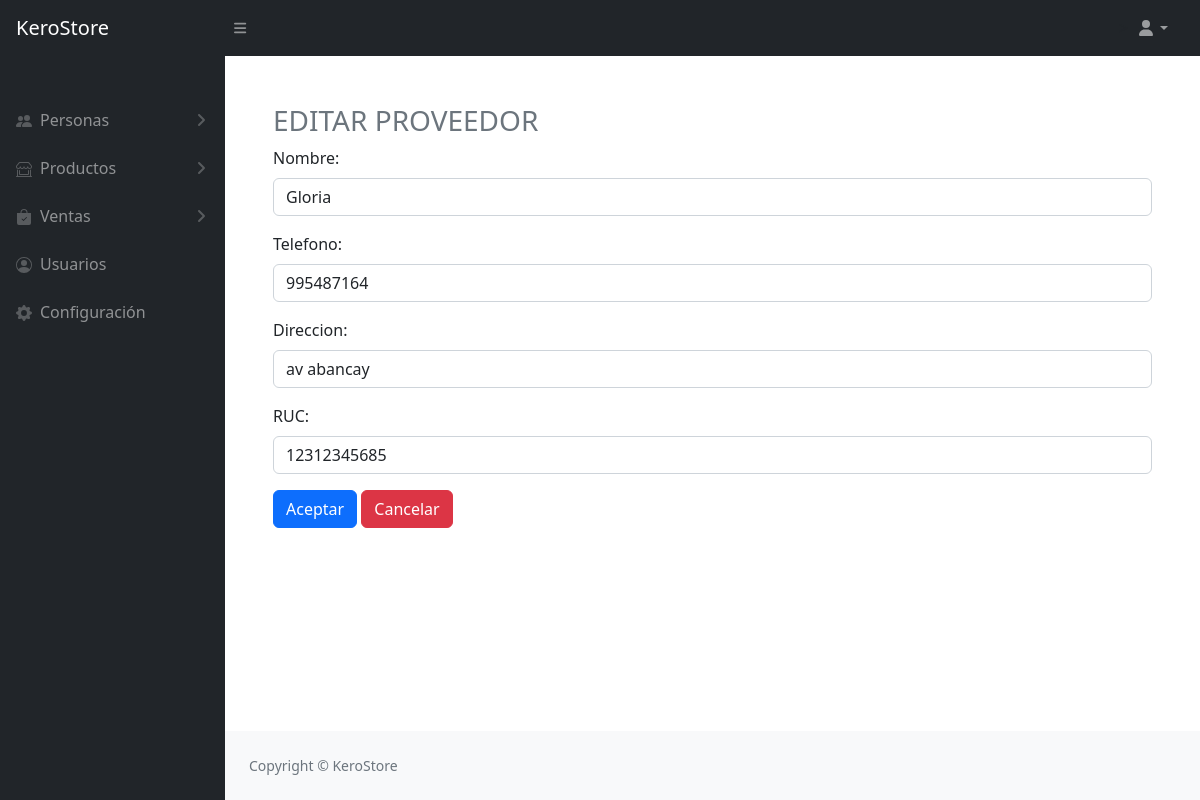
Page /view/proveedor/edit.php?id=1 (signed in) on the committed database.
### tables this page shows
CREATE TABLE `proveedores` (
  `id` int(3) NOT NULL,
  `nombre` varchar(255) DEFAULT NULL,
  `telefono` varchar(255) DEFAULT NULL,
  `direccion` varchar(255) DEFAULT NULL,
  `ruc` varchar(11) DEFAULT NULL,
  `estado` varchar(1) DEFAULT NULL
);

### config/db.php (called while the page is built, shortened)
<?php
    class Database {
        private static $instance = null;
        private $connection;
        private function __construct() {
            $this->connection = new PDO("mysql:host=localhost:3310;dbname=db_prueba", "root", "");
            $this->connection->setAttribute(PDO::ATTR_ERRMODE, PDO::ERRMODE_EXCEPTION);
        }
        public static function getInstance() {
            if (self::$instance == null) {
                self::$instance = new Database();
            }
            return self::$instance;
        }
        public function getConnection() {
            return $this->connection;
        }
    }
?>

### model/proveedorModel.php (called while the page is built, shortened)
<?php
    class proveedorModel{
        private $PDO;
        public function __construct(){
            require_once("c://xampp/htdocs/projectFact/config/db.php");
            $database = Database::getInstance();
            $this->PDO = $database->getConnection();
        }
        public function show($id){
            $stament = $this->PDO->prepare("SELECT*FROM proveedores WHERE id = :id limit 1");
            $stament->bindParam(":id",$id);
            return ($stament->execute()) ? $stament->fetch() : false;
        }
    }
?>

### controller/proveedorController.php (called while the page is built, shortened)
<?php
class proveedorController{
    private $model;
    public function __construct(){
        require_once("c://xampp/htdocs/projectFact/model/proveedorModel.php");
        $this->model = new proveedorModel;
    }
    public function show($id){
        return($this->model->show($id) != false) ? $this->model->show($id) : header("Location:home.php");
    }
}
?>

### view/proveedor/edit.php (the view, shortened to what this page needs)
<?php
if (isset($_SESSION['usuario'])) {
    if ($_SESSION['rol'] == 1 || $_SESSION['rol_cliente'] == 1) {
        require_once("c://xampp/htdocs/projectFact/view/head/head.php");
        require_once("c://xampp/htdocs/projectFact/controller/proveedorController.php");
        $obj = new proveedorController();
        $user = $obj->show($_GET['id']);
    } else {
        echo '<script>alert("No tienes acceso."); window.location.href = "/projectFact/homeuser.php" </script>';
    }
}
?>
    <div class="col-12 p-5">
        <h3 class="text-secondary">EDITAR PROVEEDOR</h3>
        <form action="update.php" method="POST" autocomplete="off">
            <div class="mb-3">
                <label for="nombre" class="form-label">Nombre:</label>
                <input type="text" class="form-control" id="nombre" name="nombre" value="<?= $user[1] ?>">
            </div>
            <div class="mb-3">
                <label for="telefono" class="form-label">Telefono:</label>
                <input type="text" class="form-control" id="telefono" name="telefono" value="<?= $user[2] ?>" maxlength="9">
            </div>
            <div class="mb-3">
                <label for="direccion" class="form-label">Direccion:</label>
                <input type="text" class="form-control" id="direccion" name="direccion" value="<?= $user[3] ?>">
            </div>
            <div class="mb-3">
                <label for="ruc" class="form-label">RUC:</label>
                <input type="text" class="form-control" id="ruc" name="ruc" value="<?= $user[4] ?>" maxlength="11">
            </div>
            <button type="submit" class="btn btn-primary" name="aceptar" value="actualizar">Aceptar</button>
            <a href="/projectFact/view/proveedor/mostrar.php" type="submit" class="btn btn-danger" name="cancelar" value="canok">Cancelar</a>
        </form>
    </div>
<?php
    require_once("c://xampp/htdocs/projectFact/view/head/footer.php");
?>

### rows in the picture
proveedores: nombre "Gloria", telefono "995487164", direccion "av abancay", ruc "12312345685"
